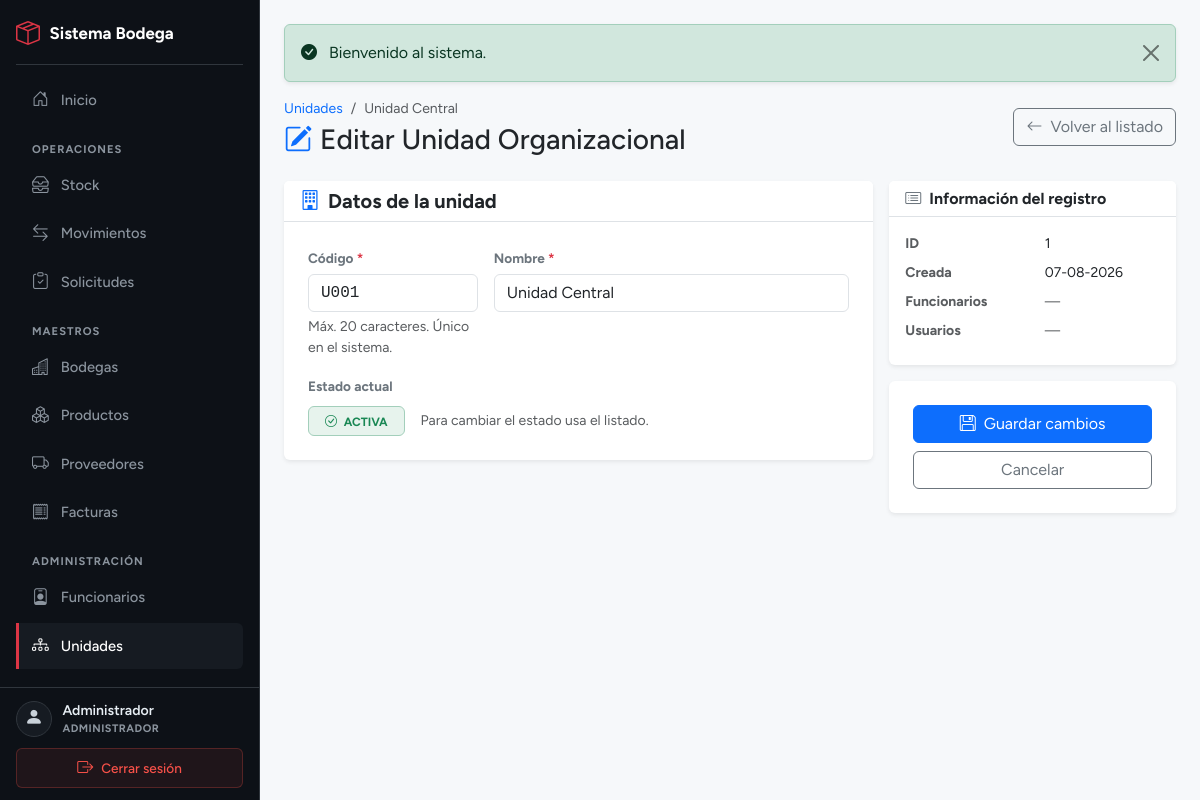
The page /modulos/unidades/unidades_editar.php?id=1 (signed in) on the database its author committed.
### tables this page shows
CREATE TABLE unidades_organizacionales (
    id         INT UNSIGNED AUTO_INCREMENT PRIMARY KEY,
    codigo     VARCHAR(20)  NOT NULL,
    nombre     VARCHAR(150) NOT NULL,
    estado     TINYINT(1)   NOT NULL DEFAULT 1,
    created_at DATETIME     NOT NULL DEFAULT CURRENT_TIMESTAMP,
    UNIQUE KEY uq_unidades_codigo (codigo)
);

### inc/functions.php (called while the page is built, shortened)
<?php
function h($text)
{
    return htmlspecialchars((string)$text, ENT_QUOTES, 'UTF-8');
}

### modulos/unidades/unidades_editar.php (the view, shortened to what this page needs)
<?php
require_once __DIR__ . '/../../inc/db.php';
require_once __DIR__ . '/../../inc/functions.php';
$id = (int)get('id');
$stmt = $pdo->prepare("SELECT * FROM unidades_organizacionales WHERE id = ? LIMIT 1");
$stmt->execute(array($id));
$unidad = $stmt->fetch();
$codigo = $unidad['codigo'];
$nombre = $unidad['nombre'];
$stmtF = $pdo->prepare("SELECT COUNT(*) FROM funcionarios WHERE id_unidad = ?");
$stmtF->execute(array($id));
$totalFuncionarios = (int)$stmtF->fetchColumn();
$stmtU = $pdo->prepare("SELECT COUNT(*) FROM usuarios WHERE id_unidad = ?");
$stmtU->execute(array($id));
$totalUsuarios = (int)$stmtU->fetchColumn();
require_once __DIR__ . '/../../inc/header.php';
?>
<div class="d-flex justify-content-between align-items-center mb-4">
    <div>
        <nav aria-label="breadcrumb" class="small mb-1">
            <ol class="breadcrumb mb-0">
                <li class="breadcrumb-item">
                    <a href="unidades_lista.php" class="text-decoration-none">Unidades</a>
                </li>
                <li class="breadcrumb-item active"><?php echo h($unidad['nombre']); ?></li>
            </ol>
        </nav>
        <h1 class="h3 mb-0 text-gray-800">
            <i class="bi bi-pencil-square text-primary me-2"></i>Editar Unidad Organizacional
        </h1>
    </div>
    <a href="unidades_lista.php" class="btn btn-outline-secondary">
        <i class="bi bi-arrow-left me-1"></i> Volver al listado
    </a>
</div>
<form method="post" id="formUnidad">
<div class="row g-3">
    <div class="col-lg-8">
        <div class="card shadow-sm border-0">
            <div class="card-header bg-white border-bottom">
                <h5 class="mb-0 fw-bold text-dark">
                    <i class="bi bi-building text-primary me-2"></i>Datos de la unidad
                </h5>
            </div>
            <div class="card-body p-4">
                <div class="row g-3">
                    <div class="col-md-4">
                        <label class="form-label fw-bold text-secondary">
                            Código <span class="text-danger">*</span>
                        </label>
                        <input type="text" name="codigo"
                               id="inputCodigo"
                               value="<?php echo h($codigo); ?>"
                               class="form-control text-uppercase font-monospace"
                               maxlength="20"
                               required>
                        <div class="form-text">Máx. 20 caracteres. Único en el sistema.</div>
                    </div>
                    <div class="col-md-8">
                        <label class="form-label fw-bold text-secondary">
                            Nombre <span class="text-danger">*</span>
                        </label>
                        <input type="text" name="nombre"
                               value="<?php echo h($nombre); ?>"
                               class="form-control"
                               maxlength="150"
                               required>
                    </div>
                    <div class="col-12">
                        <label class="form-label fw-bold text-secondary">Estado actual</label>
                        <div class="d-flex align-items-center gap-3 mt-1">
                            <span class="badge <?php echo ((int)$unidad['estado'] === 1) ? 'bg-success bg-opacity-10 text-success border border-success-subtle' : 'bg-secondary bg-opacity-10 text-secondary border'; ?> px-3 py-2">
                                <i class="bi bi-<?php echo ((int)$unidad['estado'] === 1) ? 'check-circle' : 'pause-circle'; ?> me-1"></i>
                                <?php echo ((int)$unidad['estado'] === 1) ? 'ACTIVA' : 'INACTIVA'; ?>
                            </span>
                            <span class="small text-muted">
                                Para cambiar el estado usa el listado.
                            </span>
                        </div>
                    </div>
                </div>
            </div>
        </div>
    </div>
    <div class="col-lg-4">
        <div class="card shadow-sm border-0 mb-3">
            <div class="card-header bg-white border-bottom">
                <h6 class="mb-0 fw-bold text-dark">
                    <i class="bi bi-card-list text-secondary me-2"></i>Información del registro
                </h6>
            </div>
            <div class="card-body p-3">
                <dl class="row small mb-0">
                    <dt class="col-6 text-muted">ID</dt>
                    <dd class="col-6"><?php echo (int)$unidad['id']; ?></dd>
                    <dt class="col-6 text-muted">Creada</dt>
                    <dd class="col-6"><?php echo date('d-m-Y', strtotime($unidad['created_at'])); ?></dd>
                    <dt class="col-6 text-muted">Funcionarios</dt>
                    <dd class="col-6">
                        <?php if ($totalFuncionarios > 0): ?>
                            <span class="badge bg-primary bg-opacity-10 text-primary border border-primary-subtle">
                                <?php echo $totalFuncionarios; ?>
                            </span>
                        <?php else: ?>
                            <span class="text-muted">—</span>
                        <?php endif; ?>
                    </dd>
                    <dt class="col-6 text-muted">Usuarios</dt>
                    <dd class="col-6">
                        <?php if ($totalUsuarios > 0): ?>
                            <span class="badge bg-info bg-opacity-10 text-info border border-info-subtle">
                                <?php echo $totalUsuarios; ?>
                            </span>
                        <?php else: ?>
                            <span class="text-muted">—</span>
                        <?php endif; ?>
                    </dd>
                </dl>
            </div>
        </div>
        <div class="card shadow-sm border-0">
            <div class="card-body p-4">
                <div class="d-flex flex-column gap-2">
                    <button type="submit" class="btn btn-primary">
                        <i class="bi bi-floppy me-1"></i> Guardar cambios
                    </button>
                    <a href="unidades_lista.php" class="btn btn-outline-secondary">
                        Cancelar
                    </a>
                </div>
            </div>
        </div>
    </div>
</div>
</form>
<?php require_once __DIR__ . '/../../inc/footer.php'; ?>

### static/css/app.css (style rules this page uses)
:root { --fs-2xs: 0.65rem; --fs-xs: 0.7rem; --fs-sm: 0.75rem; --fs-md: 0.85rem; --fs-base: 0.95rem; --fs-lg: 1.35rem; --fs-xl: 2.5rem; --space-1: 0.25rem; --space-2: 0.5rem; --space-3: 0.75rem; --space-4: 1rem; --space-5: 1.5rem; --icon-sm: 0.9rem; --icon-md: 1.05rem; --icon-lg: 1.5rem; --sidebar-width: 260px; --mobile-topbar-height: 54px; --sidebar-bg: #0d1117; --sidebar-border: #30363d; --sidebar-text: #c9d1d9; --sidebar-muted: #8b949e; --accent: #dc3545; }
* { -webkit-tap-highlight-color: transparent; }
html, body { height: 100%; overflow: hidden; }
body { font-family: 'Figtree', sans-serif; background-color: #f6f8fa; }
.form-label { font-size: var(--fs-md); font-weight: 600; color: #374151; margin-bottom: .35rem; }

### rows shown on the page
unidades_organizacionales: nombre "Unidad Central", codigo "U001", id "1", created_at "07-08-2026"

### other values the page prints
$user['nombre'] "Administrador"
$rolLabel ? $rolLabel : $user['rol'] "ADMINISTRADOR"
$flash['message'] "Bienvenido al sistema."
